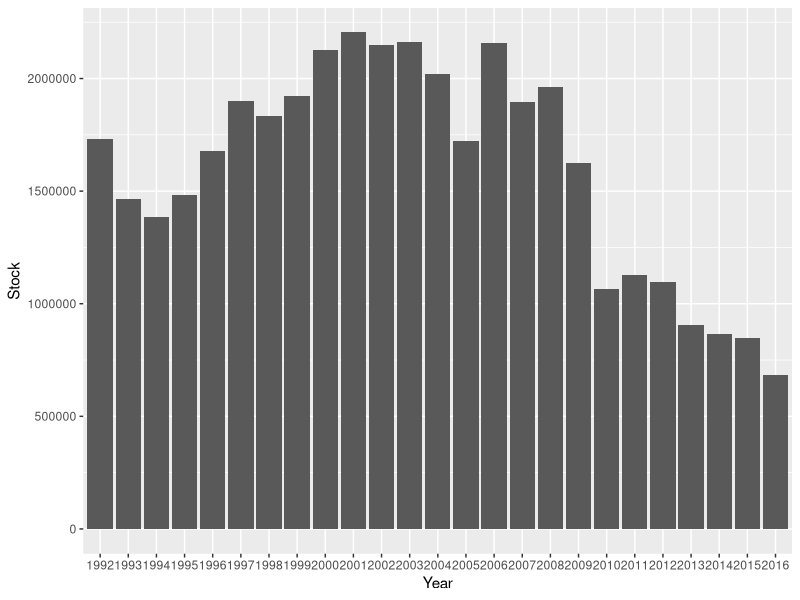

Source code (R):
## ---- chunk 1

library(tidyr)
library(dplyr)
library(ggplot2)

data3 <- read.csv("CatfishFarm.csv", header=FALSE)
head(data3)
## ---- chunk 2
data3 <- data3[-c(1), ]

# tidy up: rename and gather
catfish <- data3 %>% 
  rename("Category"=V1,
         "1992"=V2,
         "1993"=V3,
         "1994"=V4,
         "1995"=V5,
         "1996"=V6,
         "1997"=V7,
         "1998"=V8,
         "1999"=V9,
         "2000"=V10,
         "2001"=V11,
         "2002"=V12,
         "2003"=V13,
         "2004"=V14,
         "2005"=V15,
         "2006"=V16,
         "2007"=V17,
         "2008"=V18,
         "2009"=V19,
         "2010"=V20,
         "2011"=V21,
         "2012"=V22,
         "2013"=V23,
         "2014"=V24,
         "2015"=V25,
         "2016"=V26) %>% 
  
  gather(-Category, key = "Year", value = "Stock")

head(catfish)
## ---- chunk 3

catfish$Category <- gsub("/","", catfish$Category)
catfish$Stock <- as.numeric(gsub(",", "", catfish$Stock))

Stock.by.Size <- catfish %>% 
  
  select(Category, Stock) %>% 
  
  group_by(Category) %>% 
  
  summarise(Stock.by.Category = sum(Stock))

head(Stock.by.Size)
## ---- chunk 4
Stock.by.year <- catfish %>% 
  
  select(Year, Stock) %>% 
  
  group_by(Year) %>% 
  
  summarise(Stock = sum(Stock))

head(Stock.by.year)
## ---- chunk 5
ggplot(Stock.by.year,mapping = aes(Year, Stock)) +
  geom_bar(stat = 'identity')
